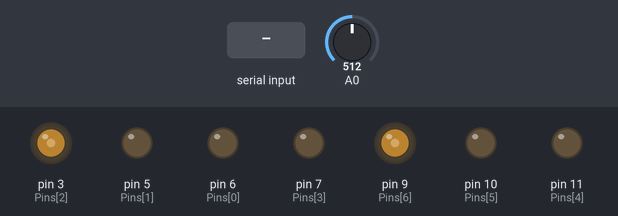
Bench run of a sketch on a simulated Arduino Uno, built with avr-gcc and run on an emulated ATmega328P. On the bench: output pins drawn as LEDs (lit = HIGH). Dashed ring = blinking. Inputs (shaded band) come from the test bench; at power-on: A0 = 512. Random numbers use the default seed unless the sketch sets one; what the sketch prints to the serial monitor is not drawn.

Above: at 3.6 s.
3.7 s: "B" received over Serial
5.2 s: "w" received over Serial
At 6.4 s:
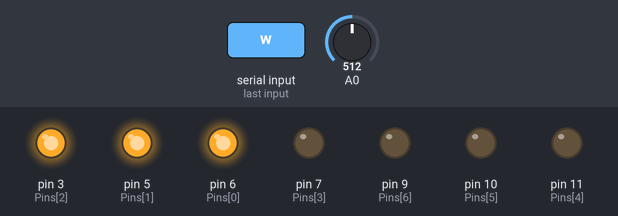
6.7 s: "r90\n" received over Serial
At 7.6 s:
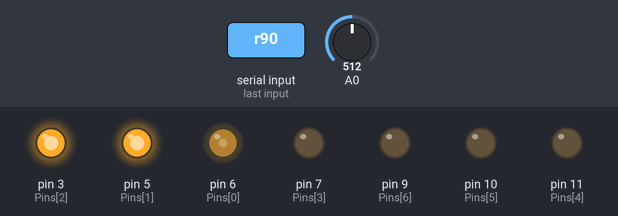
8.2 s: "g90\n" received over Serial
At 8.7 s:
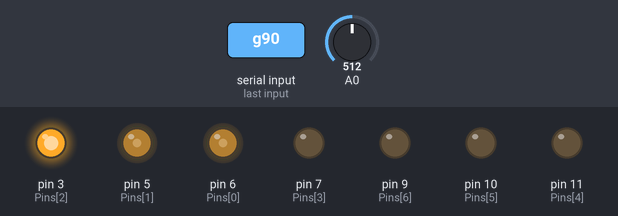
9.7 s: "r 45\n" received over Serial
At 10.2 s:
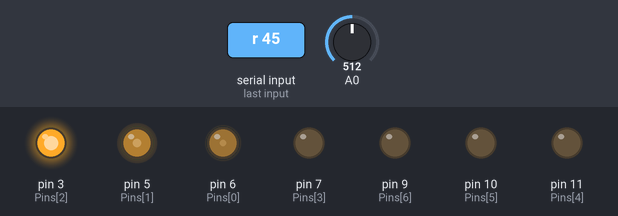
11.2 s: "b90\n" received over Serial
At 12.1 s:
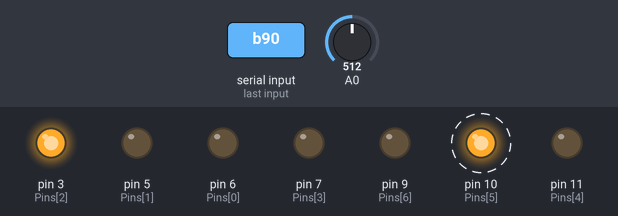
Timing chart, 0 to 17.8 s (numbered marks = the images above; inputs shaded):
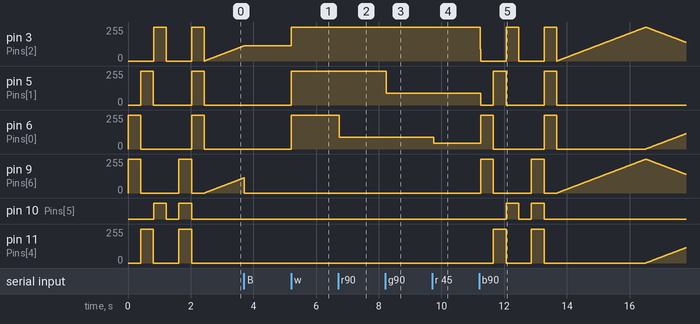

The sketch:

ArduinoLEDs.ino
```cpp
// Luke Monaghan
// ArduinoLEDs

#include "Math.h"

// Pinouts
// 6,5,3 are LEDs
// 8 is GND
byte Pins[7] = {6,5,3,7,11,10,9};

// Speed
short SPEED = 10;

// LED Colours
short col[6] = {0,0,0,0,0,0};

// Custom Command Buffer
char CommandLoop[128];

// Command ID
byte com = 0;

// Scrolling Control
float ScrollTime = 0;
byte selected = 0;

// Arduino Setup
void setup() {
	// random seed from analog, good enough
	randomSeed(analogRead(0));
	// our pins
	pinMode(Pins[0], OUTPUT);
	pinMode(Pins[1], OUTPUT);
	pinMode(Pins[2], OUTPUT);
	pinMode(Pins[3], OUTPUT);
	pinMode(Pins[4], OUTPUT);
	pinMode(Pins[5], OUTPUT);
	pinMode(Pins[6], OUTPUT);

	//Serial
	Serial.begin(19200);

	// boot Sequence
	SpecialCommand("rB4BrgR4RgbG4Gb4Wo4Ow4o");

	// Now scroll
	com = 2;
}

void SpecialCommand(char _Command[]){
	bool leds[6] = {0,0,0,0,0,0};

	for (byte b = 0; b <= strlen(_Command); b++){
		// check if we have a new command, if we do, exit out
		if ( Serial.available() > 0 ){return;}
		if ( (_Command[b] <= '9' && _Command[b] >= '0') || _Command[b] == ' ' || _Command[b] == '#' ) {
			if (_Command[b] == '#'){ // Random
				delay(100.0f * random(0,11));
			}else if (_Command[b] == '0' || _Command[b] == ' '){ // Full delay
				delay(1000.0f);
			}else{ // Percent Delay
				char buffer[2] = "9";
				buffer[0] = _Command[b];
				int val = atoi(buffer);
				delay(1000.0f * (val / 10.0f));
			}
		}
		// RGB W and O
		if (_Command[b] == 'r'){leds[0] = !leds[0];}
		if (_Command[b] == 'g'){leds[1] = !leds[1];}
		if (_Command[b] == 'b'){leds[2] = !leds[2];}

		if (_Command[b] == 'R'){leds[3] = !leds[3];}
		if (_Command[b] == 'G'){leds[4] = !leds[4];}
		if (_Command[b] == 'B'){leds[5] = !leds[5];}

		if (_Command[b] == 'w'){leds[0] = leds[1] = leds[2] = true;}
		if (_Command[b] == 'o'){leds[0] = leds[1] = leds[2] = false;}

		if (_Command[b] == 'W'){leds[3] = leds[4] = leds[5] = true;}
		if (_Command[b] == 'O'){leds[3] = leds[4] = leds[5] = false;}

		// Write to LED's
		col[0] = (leds[0] == 1) ? 255 : 0;
		col[1] = (leds[1] == 1) ? 255 : 0;
		col[2] = (leds[2] == 1) ? 255 : 0;

		col[3] = (leds[3] == 1) ? 255 : 0;
		col[4] = (leds[4] == 1) ? 255 : 0;
		col[5] = (leds[5] == 1) ? 255 : 0;

		analogWrite(Pins[0], (byte)col[0]);
		analogWrite(Pins[1], (byte)col[1]);
		analogWrite(Pins[2], (byte)col[2]);

		analogWrite(Pins[4], (byte)col[3]);
		analogWrite(Pins[5], (byte)col[4]);
		analogWrite(Pins[6], (byte)col[5]);
		SendData();
	}
}

// simple random strobe
void strobe(){
	delay(SPEED);
	col[0] += random(-2, 2); if (col[0] < 0){col[0] = 0;}else if (col[0] > 255){col[0] = 255;}
	col[1] += random(-2, 2); if (col[1] < 0){col[1] = 0;}else if (col[1] > 255){col[1] = 255;}
	col[2] += random(-2, 2); if (col[2] < 0){col[2] = 0;}else if (col[2] > 255){col[2] = 255;}
	analogWrite(Pins[0], (byte)col[0]);
	analogWrite(Pins[1], (byte)col[1]);
	analogWrite(Pins[2], (byte)col[2]);

	col[3] += random(-2, 2); if (col[3] < 0){col[3] = 0;}else if (col[3] > 255){col[3] = 255;}
	col[4] += random(-2, 2); if (col[4] < 0){col[4] = 0;}else if (col[4] > 255){col[4] = 255;}
	col[5] += random(-2, 2); if (col[5] < 0){col[5] = 0;}else if (col[5] > 255){col[5] = 255;}
	analogWrite(Pins[4], (byte)col[3]);
	analogWrite(Pins[5], (byte)col[4]);
	analogWrite(Pins[6], (byte)col[5]);
	SendData();
}

// Scrolling RGB leds
void scroll(){
	delay(SPEED);
	if (selected == 0){
		col[0]  = 0;
		col[1] -= 1;
		col[2] += 1;

		if (col[1] <= 0){ col[1] = 0; }
		if (col[2] >= 254){ col[2] = 255; selected = 1; }
 	}
 	if (selected == 1){
		col[0] += 1;
		col[1]  = 0;
		col[2] -= 1;

		if (col[2] <= 0){ col[2] = 0; }
		if (col[0] >= 254){ col[0] = 255; selected = 2; }
 	}
 	if (selected == 2){
		col[0] -= 1;
		col[1] += 1;
		col[2]  = 0;

		if (col[0] <= 0){ col[0] = 0; }
		if (col[1] >= 254){ col[1] = 255; selected = 0; }
 	}
	analogWrite(Pins[0], (byte)col[0]);
	analogWrite(Pins[1], (byte)col[1]);
	analogWrite(Pins[2], (byte)col[2]);

 	col[3] = col[0];
 	col[4] = col[1];
 	col[5] = col[2];
	analogWrite(Pins[4], (byte)col[3]);
	analogWrite(Pins[5], (byte)col[4]);
	analogWrite(Pins[6], (byte)col[5]);
	SendData();
}

// Commands
void Commands(){
	char buffer[128];
	byte index = 0;

	while ( Serial.available() != 0 ){
		buffer[index] = Serial.read();
		index++;
		delay(10);
	}
	buffer[index] = '\0';

	if (buffer[0] == '\0'){return;}

	if (buffer[0] == 'r' || buffer[0] == 'g' || buffer[0] == 'b'){
		com = 0;
		char key = buffer[0];
		for (byte b = 0; b < index; b++){
			buffer[b] = buffer[b + 1];
		}

		int val = atoi(buffer);
		val = (val < 0) ? 0 : (val > 255) ? 255 : val;

		switch(key){
			case 'r':
			analogWrite(Pins[0], (byte)val);
			col[0] = (byte)val;
			break;
			case 'g':
			analogWrite(Pins[1], (byte)val);
			col[1] = (byte)val;
			break;
			case 'b':
			analogWrite(Pins[2], (byte)val);
			col[2] = (byte)val;
			break;
		}
	}

	if (buffer[0] == 'R' || buffer[0] == 'G' || buffer[0] == 'B'){
		com = 0;
		char key = buffer[0];
		for (byte b = 0; b < index; b++){
			buffer[b] = buffer[b + 1];
		}

		int val = atoi(buffer);
		val = (val < 0) ? 0 : (val > 255) ? 255 : val;

		switch(key){
			case 'R':
			analogWrite(Pins[4], (byte)val);
			col[3] = (byte)val;
			break;
			case 'G':
			analogWrite(Pins[5], (byte)val);
			col[4] = (byte)val;
			break;
			case 'B':
			analogWrite(Pins[6], (byte)val);
			col[5] = (byte)val;
			break;
		}
	}


	if (buffer[0] == 't'){
		if (com == 3) {com = 2;}
		for (byte b = 0; b < index; b++){
			buffer[b] = buffer[b + 1];
		}

		SPEED = atoi(buffer);
		SPEED = (SPEED < 1) ? 1 : SPEED;
	}

	if (buffer[0] == 'w'){
		com = 0;
		analogWrite(Pins[0], 255);
		analogWrite(Pins[1], 255);
		analogWrite(Pins[2], 255);
		col[0] = col[1] = col[2] = 255;
	}

	if (buffer[0] == 'W'){
		com = 0;
		analogWrite(Pins[4], 255);
		analogWrite(Pins[5], 255);
		analogWrite(Pins[6], 255);
		col[3] = col[4] = col[5] = 255;
	}

	if (buffer[0] == 'o'){
		com = 0;
		analogWrite(Pins[0], 0);
		analogWrite(Pins[1], 0);
		analogWrite(Pins[2], 0);
		col[0] = col[1] = col[2] = 0;
	}

		if (buffer[0] == 'O'){
		com = 0;
		analogWrite(Pins[4], 0);
		analogWrite(Pins[5], 0);
		analogWrite(Pins[6], 0);
		col[3] = col[4] = col[5] = 0;
	}

	if (buffer[0] == 's'){
		com = 1;
	}

	if (buffer[0] == 'x'){
		com = 2;
		ScrollTime = 0.0f;
	}

	if (buffer[0] == 'z'){
		com = 3;
		for (byte b = 0; b < index; b++){
			CommandLoop[b] = buffer[b + 1];
		}
		CommandLoop[index + 1] = '\0';
	}
	SendData();
}

void SendData(){
	String VAL = "R" + String(col[0]);
	VAL += "G" + String(col[1]);
	VAL += "B" + String(col[2]);

	VAL += "r" + String(col[3]);
	VAL += "g" + String(col[4]);
	VAL += "b" + String(col[5]);
	VAL += ".";

	char BUFFER[VAL.length()+1];
	VAL.toCharArray(BUFFER,VAL.length()+1);
	Serial.write(BUFFER);
}

// Main Loop
void loop() {
	Commands();
	if (com == 1){ strobe(); }
	if (com == 2){ scroll(); }
	if (com == 3){ SpecialCommand(CommandLoop); }
}
```

Measured:
- after the input at 5.2 s, pin 3 (Pins[2]): 114/255 → 255/255 at once; pin 5 (Pins[1]), pin 6 (Pins[0]): 0/255 → 255/255 at once
- after the input at 6.7 s, pin 6 (Pins[0]): 255/255 → 90/255 at once
- after the input at 8.2 s, pin 5 (Pins[1]): 255/255 → 90/255 at once
- after the input at 9.7 s, pin 6 (Pins[0]): 90/255 → 45/255 after 0.05 s
- after the input at 11.2 s, pin 5 (Pins[1]): goes 0/255 0.41 s, 255/255 0.41 s, 0/255 1.2 s, 255/255 0.40 s, then 0/255, starting after 0.05 s; pin 6 (Pins[0]): ramps from 0/255 to 255/255 and jumps back, once every 2.0 s
